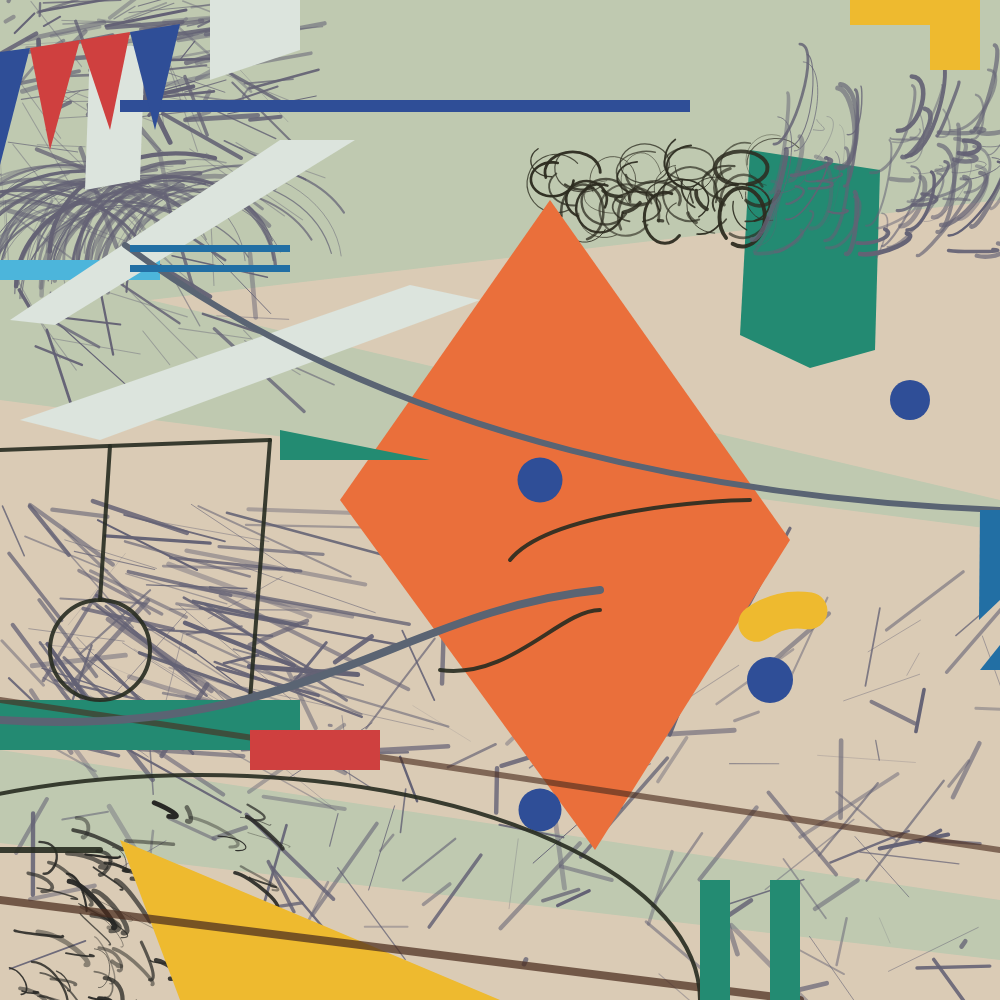
Frame 1 (no input)
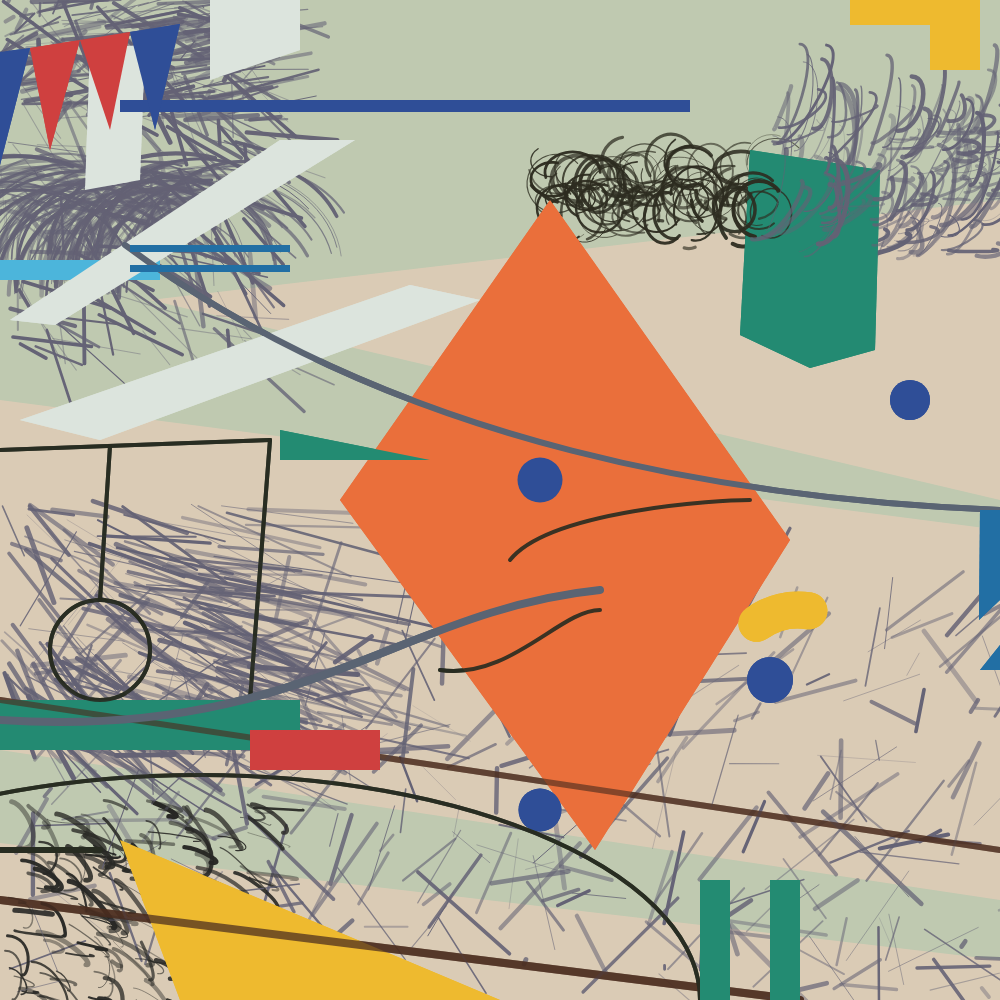
Frame 2 (the mouse pressed at the canvas centre, redrawn once)

The p5.js sketch that drew these frames (run headless with seeded random() and noise() and a simulated clock; the mouse was pressed at the canvas centre and the sketch redrawn once):

// p5.js sketch
// ── sketch.js
function setup() {
  createCanvas(1000, 1000);

  rand_length = 0;
  rand_direction = 0;
  randx = 0;
  randy = 0;
  rand_opacity = 100;
  rand_weight = 4;
  rand_PI_start = 0;
  rand_PI_end = 0;
  bez_x_1 = 0;
  bez_y_1 = 0;
  bez_x_2 = 0;
  bez_y_2 = 0;

  
  // bg tan
  background(218,203,181);
  
  //nostroke objects
  noStroke();
  // bg blue
  beginShape();
  fill(191,201,176)
  vertex(0,0);
  vertex(1000,0);
  vertex(1000,200);
  vertex(150,300);
  vertex(1000,500);
  vertex(1000,530);
  vertex(0,400);  
  vertex(0,750);
  vertex(1000,900);
  vertex(1000,960);
  vertex(0,843); 
  endShape(CLOSE);

  
}


function draw(){
  stroke(100,98,117, 220);
  strokeWeight(4);
  // noFill();
  

  for (i=0; i<50; i++){
    rand_opacity = random(100,255)
    rand_weight = random(0.5,5);
    strokeWeight(rand_weight);
    stroke(100,98,117,rand_opacity);
    rand_length = random(100);
    rand_direction = random(100);
    randx = random(250);
    randy = random(350);
    rand_length += randx;
    rand_direction += randy;
    line(randx,randy,rand_length,rand_direction); 
  }

  for (i=0; i<100; i++){
    rand_opacity = random(100,255)
    rand_weight = random(0.5,5);
    strokeWeight(rand_weight);
    stroke(100,98,117,rand_opacity);

    randx = random(250);
    randy = random(120);
    
    rand_length = random(100);
    rand_direction = random(20);
    rand_length += randx;
    rand_direction = randy - rand_direction;
    
    line(randx,randy,rand_length,rand_direction); 
  }

  
  for (i=0; i<100; i++){
    rand_opacity = random(100,255)
    rand_weight = random(0.3,5);
    strokeWeight(rand_weight);
    stroke(100,98,117,rand_opacity);

    randx = random(250);
    randy = random(500,750);
    rand_length = random(randx,100);
    rand_direction = random(100);
    rand_length += randx;
    rand_direction += randy;
    line(randx,randy,rand_length,rand_direction); 
  }

  for (i=0; i<100; i++){
    rand_opacity = random(100,255)
    rand_weight = random(0.3,5);
    strokeWeight(rand_weight);
    stroke(100,98,117,rand_opacity);

    randx = random(1000);
    randy = random(600,1000);
    rand_length = random(100);
    rand_direction = random(100);
    rand_length += randx;
    rand_direction = randy - rand_direction
    line(randx,randy,rand_length,rand_direction);
  }
  
  
  for (i=0; i<40; i++){
    rand_length = random(100);
    rand_direction = random(100);
    randx = random(250);
    randy = random(350);
    rand_length += randx;
    rand_direction += randy;
    line(randx,randy,rand_length,rand_direction); 
  }


  for (i=0; i<50; i++){
    rand_opacity = random(100,255)
    rand_weight = random(0.3,5);
    strokeWeight(rand_weight);
    stroke(100,98,117,rand_opacity);

    randx = random(1000);
    randy = random(600,1000);
    rand_length = random(100);
    rand_direction = random(100);
    rand_length += randx;
    rand_direction += randy;
    line(randx,randy,rand_length,rand_direction);
  }

  //green poly
  noStroke();
  fill(35,138,114);
  beginShape();
  vertex(750,150);
  vertex(880,170);
  vertex(875,350);
  vertex(810,368);
  vertex(740,335);
  endShape(CLOSE);

  noFill();

  for (i=0; i<60; i++){
    rand_opacity = random(150,255)
    rand_weight = random(0.5,4);
    strokeWeight(rand_weight);
    stroke(45,44,32,rand_opacity);

    randx = random(550,780);
    randy = random(160,220);
    rand_PI_start = random(PI);
    rand_PI_end = random(2*PI);
    
    rand_length = random(40,60);
    rand_direction = random(30,60);
    // rand_length += randx;
    // rand_direction = randy - rand_direction
    arc(randx,randy,rand_length,rand_direction,rand_PI_start, rand_PI_end);
  }

  for (i=0; i<80; i++){
    rand_opacity = random(100,255)
    rand_weight = random(0.5,5);
    strokeWeight(rand_weight);
    stroke(100,98,117,rand_opacity);

    randx = random(750,1000);
    randy = random(120,260);
    rand_length = random(50);
    rand_direction = random(100);
    rand_length += randx;
    rand_direction = randy-rand_direction;

    bez_x_1 = randx + (random(30));
    bez_y_1 = randy + (random(5));
    bez_x_2 = rand_length + (random(30));
    bez_y_2 = rand_direction + (random(5));
    
    bezier(randx,randy,bez_x_1, bez_y_1, bez_x_2, bez_y_2,rand_length,rand_direction);
  }


  for (i=0; i<80; i++){
    rand_opacity = random(100,255)
    rand_weight = random(0.5,5);
    strokeWeight(rand_weight);
    stroke(100,98,117,rand_opacity);

    randx = random(250);
    randy = random(250,300);
    rand_PI_start = PI;
    rand_PI_end = random(PI,2*PI);
    
    rand_length = random(200,260);
    rand_direction = random(180,200);
    // rand_length += randx;
    // rand_direction = randy - rand_direction
    arc(randx,randy,rand_length,rand_direction,rand_PI_start, rand_PI_end);
  }

  for (i=0; i<80; i++){
    rand_opacity = random(100,255)
    rand_weight = random(0.5,5);
    strokeWeight(rand_weight);
    stroke(40,40,37,rand_opacity);

    randx = random(0,260);
    randy = random(800,1000);
    rand_length = random(50);
    rand_direction = random(50);
    rand_length += randx;
    rand_direction += randy;

    bez_x_1 = randx + (random(30));
    bez_y_1 = randy + (random(5));
    bez_x_2 = rand_length + (random(30));
    bez_y_2 = rand_direction + (random(5));
    
    bezier(randx,randy,bez_x_1, bez_y_1, bez_x_2, bez_y_2,rand_length,rand_direction);
  }

  noStroke();
  
  //orange diamond
  fill(234,111,59);
  quad(550,200,790,540,595,850,340,500);
  
  //turquoise
  fill(76,181,219);
  rect(0,260,160,20);

  //seafoam greenish
  fill(220,228,221);
  quad(210,0,300,0,300,50,210,80);
  quad(90,48,145,45,140,180,85,190);
  quad(10,320,280,140,355,140,55,325);
  quad(20,420,410,285,480,300,100,440);

  
  //blue
  fill(47,78,151);
  circle(540,480,45);
  circle(540,810,43);
  circle(770,680,46);
  circle(910,400,40);
  rect(120,100,570,12);
  triangle(0,52,30,48,0,165);
  triangle(130,32,180,24,155,130)

  //yellow bottom left
  fill(238,186,47);
  quad(120,840,500,1000,180,1000,120,840);

  //green rect
  fill(35,138,114);
  rect(0,700,300,50);

  //brown lines
  noFill();
  stroke(75,45,31, 185);
  strokeWeight(8);
  line(0,900,800,1000);
  stroke(75,45,31, 160);
  strokeWeight(6);
  line(0,700,1000,850);
  stroke(39,44,33, 230);
  strokeWeight(6);
  line(0,850,100,850);
  strokeWeight(4);
  arc(200,1000,1000,450,PI,QUARTER_PI)
  circle(100,650,100);
  line(0,450,270,440);
  line(270,440,250,700);
  line(110,446,100,600);

  bezier(440,670,510,680,560,610,600,610);
  bezier(510,560,550,510,720,500,750,500);
    
  stroke(90, 100, 115);
  strokeWeight(8);
  bezier(0,720,300,740,400,610,600,590);
  strokeWeight(6);
  bezier(125,245,400,450,750,500,1000,510);
  
  noStroke();

  //darker turquoise
  fill(34,111,164);
  rect(130,245,160,7);
  rect(130,265,160,7);
  quad(980,510,1000,510,1000,600,979,620);
  triangle(1000,645,1000,670,980,670)

  
  //green  
  fill(35,139,114);
  rect(700,880,30,120);
  rect(770,880,30,120);
  // beginShape();
  // vertex(750,150);
  // vertex(880,170);
  // vertex(875,350);
  // vertex(810,368);
  // vertex(740,335);
  // endShape(CLOSE);
  triangle(280,430,430,460,280,460);

  
  //red
  fill(207, 64, 63);
  rect(250,730,130,40);
  triangle(30,48,80,40,50,150);
  triangle(80,40,130,32,110,130);

  //yellow
  fill(238,186,47);
  beginShape();
  vertex(850,0);
  vertex(980,0);
  vertex(980,70);
  vertex(930,70);
  vertex(930,25);
  vertex(850,25);
  endShape(CLOSE);


  noFill();
  stroke(238,186,47);
  strokeWeight(37);
  arc(798, 680, 140, 140, (1.3*PI), PI+(.55*PI));
  
  fill(74,91,103);
  noLoop();
}
